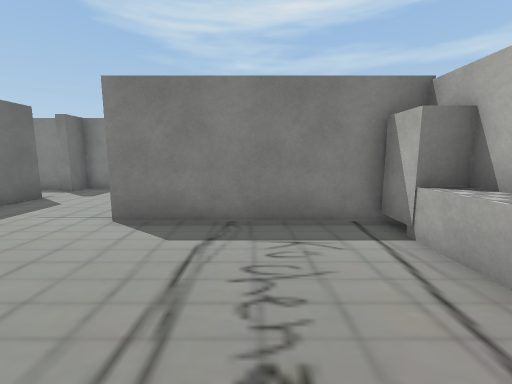
[1] (above)

12 first-person views from a walk through a scene from a Unity 3-D project. The camera is 1.5 m above the floor, tilts 8° down and sees 90° across. The floor is counted in squares, 1 m on a side. Each view is taken from the middle of a square. On the plan, view 1 faces up. The plan holds only what a view shows up to about 13 squares ahead; the rest is blank. The place goes on beyond the plan. The player is left out. Some surface patterns are stand-ins.

[2]
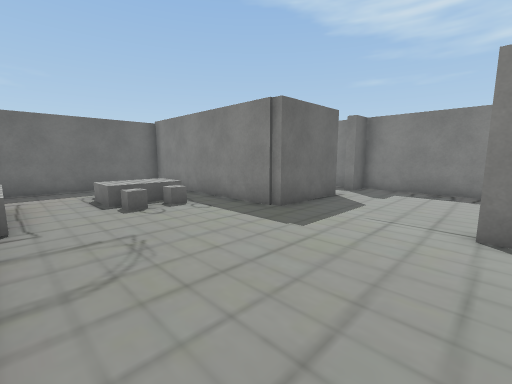

[3]
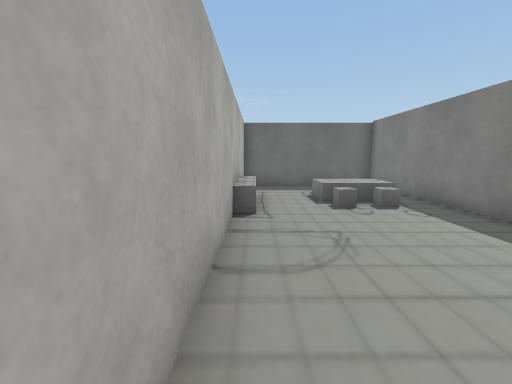

[4]
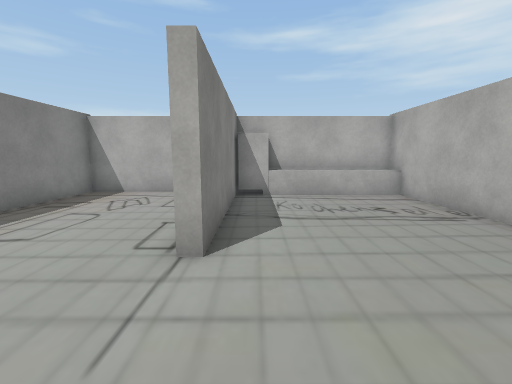

[5]
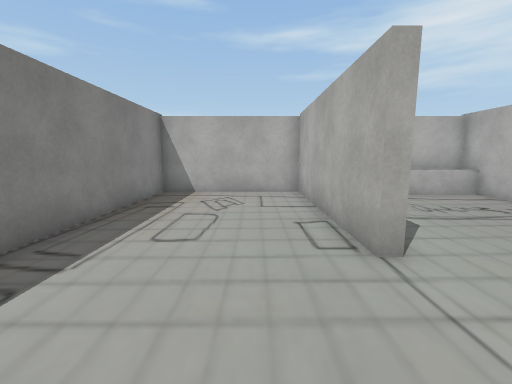

[6]
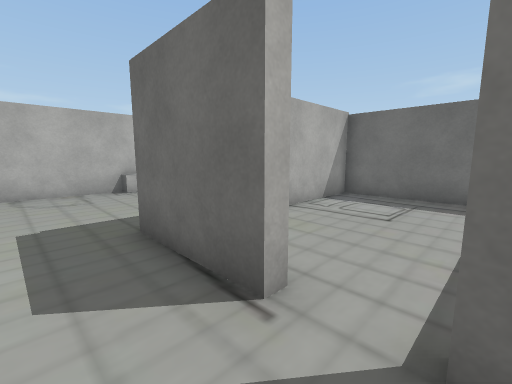

[7]
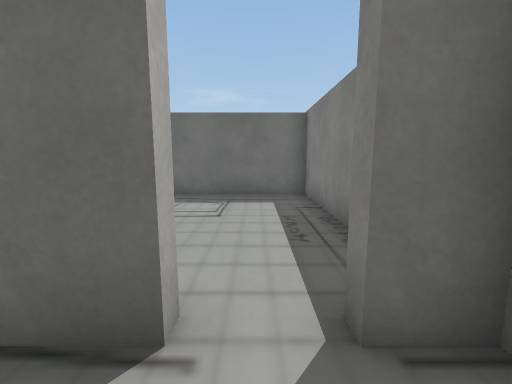

[8]
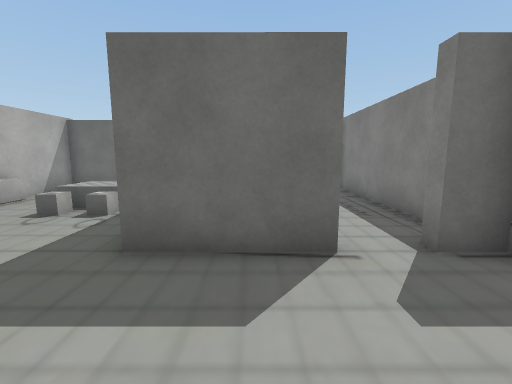

[9]
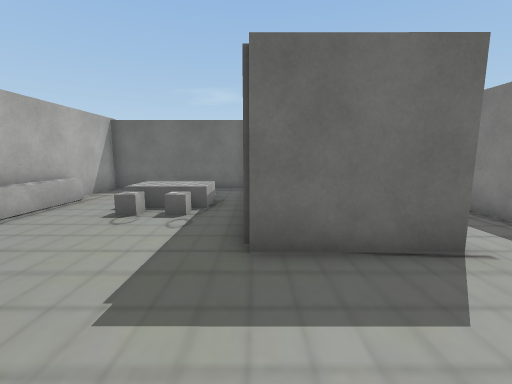

[10]
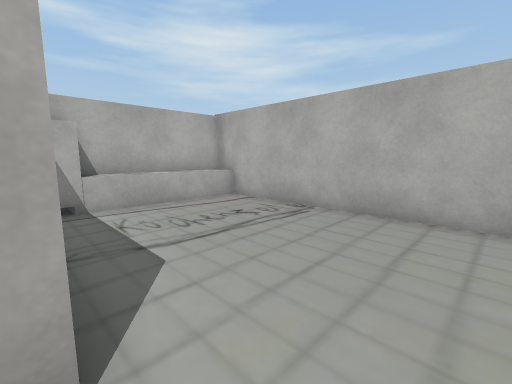

[11]
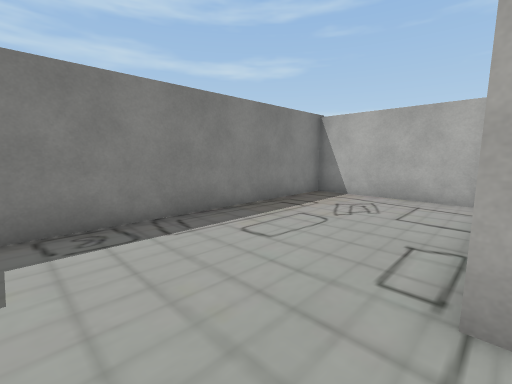

[12]
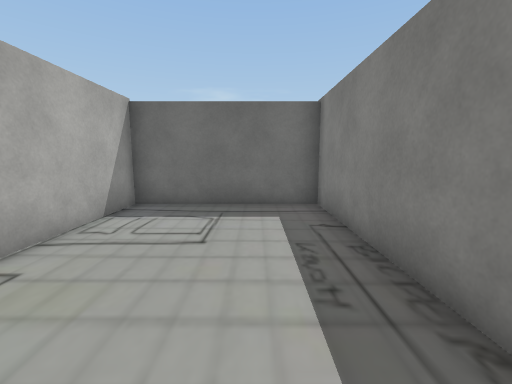

### Floor plan
Key: @ floor where view 1 was taken; # wall or solid block; . floor; = window, fence, low wall or low ledge; ^ raised ledge; B block.
Columns run from 16 left of view 1 to 4 right of it. Each row starts with its distance up from view 1.
 12 #####################
 11 #.......#...........#
 10 #...................#
  9 #.......#...........#
  8 #.......#...........#
  7 #.......#...........#
  6 #########....########
  5 #..................B#
  4 #. ^^..............^#
  3 #. ^^..............^#
  2 #..=^..............^#
  1 #..................^#
  0 #..^^^^.........@..^#
 -1 #####################

Positions as (right, up) in squares from view 1, and headings:
1: (0, 0), facing up
2: (-3, 0), facing up-left
3: (-3, 0), facing left
4: (-7, 5), facing right
5: (-7, 8), facing right
6: (-6, 11), facing down-left
7: (-6, 10), facing left
8: (-4, 8), facing left
9: (-4, 6), facing left
10: (-5, 6), facing down-right
11: (-6, 6), facing up-right
12: (-8, 10), facing left
